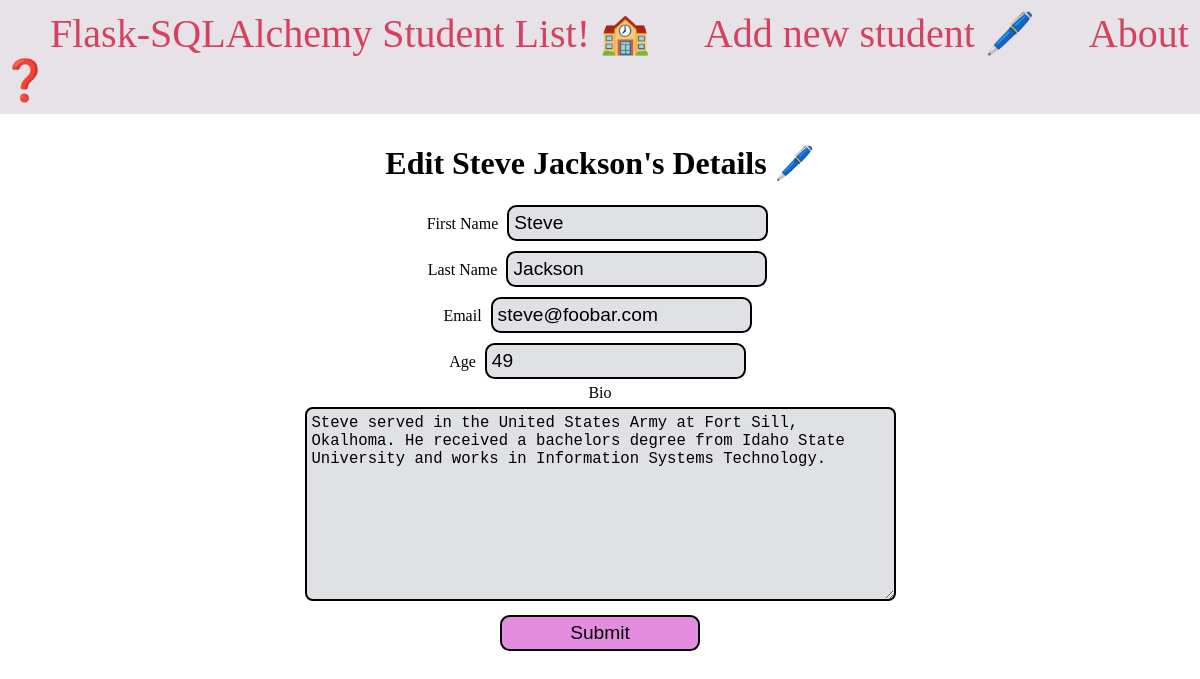
Page /1/edit/ on the committed database.
### app.py (models this page shows, shortened)
class Student(db.Model):
    id = db.Column(db.Integer, primary_key=True)
    firstname = db.Column(db.String(100), nullable=False)
    lastname = db.Column(db.String(100), nullable=False)
    email = db.Column(db.String(80), unique=True, nullable=False)
    age = db.Column(db.Integer)
    created_at = db.Column(db.DateTime(timezone=True), server_default=db.func.current_timestamp())
    bio = db.Column(db.Text)

### app.py (the view, shortened to what this page needs)
@app.route('/<int:student_id>/edit/', methods=('GET', 'POST'))
def edit(student_id):
    student = Student.query.get_or_404(student_id)
    return render_template('edit.html', student=student)

### templates/edit.html (shortened to what this page needs)
<!DOCTYPE html>
<html lang="en">
<head>
    <link href="{{ url_for('static', filename='css/style.css') }}" type="text/css" rel="stylesheet">
</head>
<body>
    <nav>
        <a href="{{ url_for('index') }}">Flask-SQLAlchemy Student List! 🏫</a>
        <a href="{{ url_for('create') }}">Add new student 🖊️</a>
        <a href="{{ url_for('about') }}">About ❓</a>
    </nav>
    <main>
        <section class="center">
            <h1 class="headline-h1">Edit {{ student.firstname }} {{ student.lastname }}'s Details 🖊️</h1>
            <br>
            <form method="post">
                <label for="firstname">First Name</label>
                <input class="text-field" type="text" name="firstname" value="{{ student.firstname }}" placeholder="First name">
                <br>
                <label for="lastname">Last Name</label>
                <input class="text-field" type="text" name="lastname" value="{{ student.lastname }}" placeholder="Last name">
                <br>
                <label for="email">Email</label>
                <input class="text-field" type="email" name="email" value="{{ student.email }}" placeholder="Student email">
                <br>
                <label for="age">Age</label>
                <input class="text-field" type="number" name="age" value="{{ student.age }}" placeholder="Age">
                <br>
                <label for="bio">Bio</label>
                <br>
                <textarea class="text-field" style="font-size: 1.2em" name="bio" placeholder="Bio" rows="10" cols="60">{{ student.bio }}</textarea>
                <br>
                <button class="button" type="submit">Submit</button>
            </form>
        </section>
    </main>
</body>
</html>

### static/css/style.css (style rules this page uses)
* { margin: 0; padding: 0; box-sizing: border-box; }
main { margin-top: 30px; }
.headline-h1 { font-size: 2em; font-weight: 700; }
.center { text-align: center; margin-left: auto; margin-right: auto; }
nav { background-color: rgb(231, 226, 231); padding-top: 10px; padding-bottom: 10px; }
nav a { color: #d64161; font-size: 2.5em; margin-left: 50px; text-decoration: none; }
.text-field { font-size: 1.2em; padding: 5px; margin: 5px; background-color: rgb(224, 225, 228); border: 2px solid black; border-radius: .5em; }
.button { font-size: 1.2em; background-color: rgb(228, 141, 224); margin: 5px; padding: 5px; border: 2px solid black; border-radius: .5em; width: 200px; }

### rows in the picture
Student: firstname "Steve", lastname "Jackson", email "steve@foobar.com", age "49", bio "Steve served in the United States Army at Fort Sill, Okalhoma. He received a bachelors degree from Idaho State University and works in Information Systems Technology."
